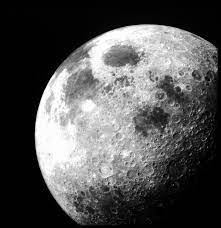
#> input picture images/images/moon.jpg, 221 x 228 px, found by its file name
$ python Laplacian.py   (older library calls are emulated)
#> lines starting #> are read from the running program, lines starting #| are printed output that depends on the picture
import cv2
import numpy as np
import matplotlib.pyplot as plt

def laplacian_operator(image_path):
    # Read the image
#> called with image_path = 'images/moon.jpg'
    image = cv2.imread(image_path, cv2.IMREAD_GRAYSCALE)
#> image is the input picture: shape (228, 221); min 0, max 255, mean 83.3

    # Check if the image is valid
    if image is None:
        print("Unable to read the image.")
        return

    # Apply Laplacian Operator
    laplacian = cv2.Laplacian(image, cv2.CV_64F)
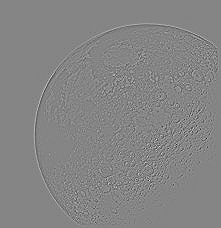
#> laplacian: shape (228, 221) float64; min -534, max 489, mean 0; drawn with min black and max white

    # Display the results
    plt.figure(figsize=(10, 4))

    plt.subplot(1, 2, 1)
    plt.imshow(image, cmap='gray')
    plt.title('Original Image')

    plt.subplot(1, 2, 2)
    plt.imshow(laplacian, cmap='gray')
    plt.title('Laplacian Operator')

    plt.show()
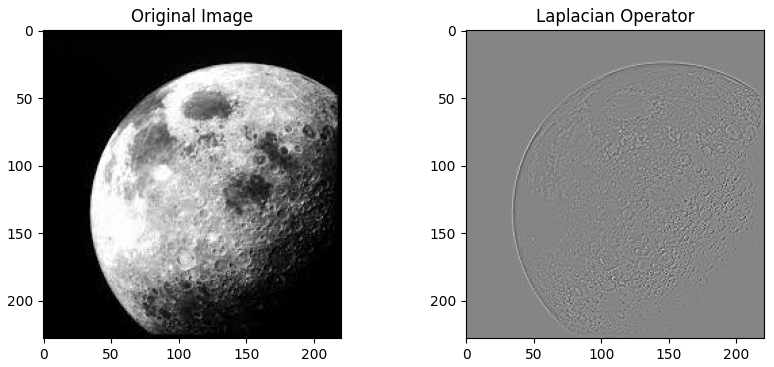
#> figure drawn by matplotlib, 2 panels

# Image path
image_path = 'images/moon.jpg'  # Change the path to your actual image

# Apply Laplacian Operator
laplacian_operator(image_path)

$ run again, with images/images/baby.jpg copied over images/images/moon.jpg
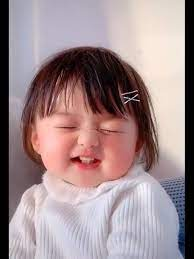
#> input picture images/images/baby.jpg, 194 x 259 px, found by its file name
#> in laplacian_operator, `laplacian = cv2.Laplacian(image, cv2.CV_64F)`:
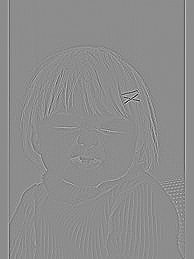
#> laplacian: shape (259, 194) float64; min -512, max 414, mean 0; drawn with min black and max white
#> in laplacian_operator, `plt.show()`:
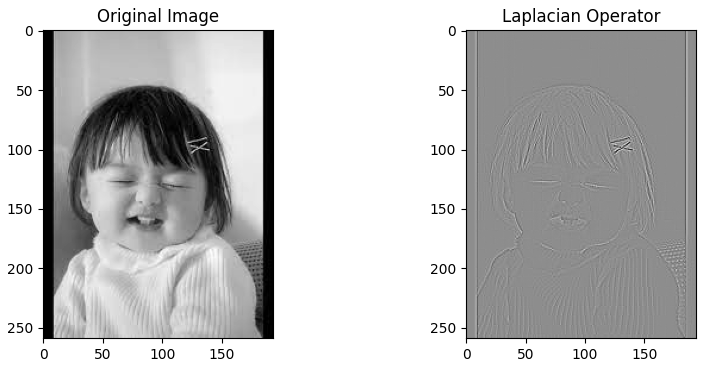
#> figure drawn by matplotlib, 2 panels

$ run again, with images/images/baby2.jpg copied over images/images/moon.jpg
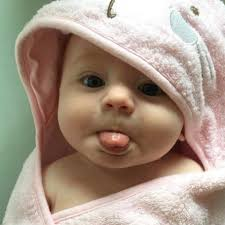
#> input picture images/images/baby2.jpg, 225 x 225 px, found by its file name
#> in laplacian_operator, `laplacian = cv2.Laplacian(image, cv2.CV_64F)`:
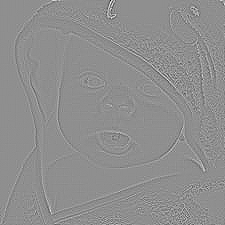
#> laplacian: shape (225, 225) float64; min -322, max 252, mean 0; drawn with min black and max white
#> in laplacian_operator, `plt.show()`:
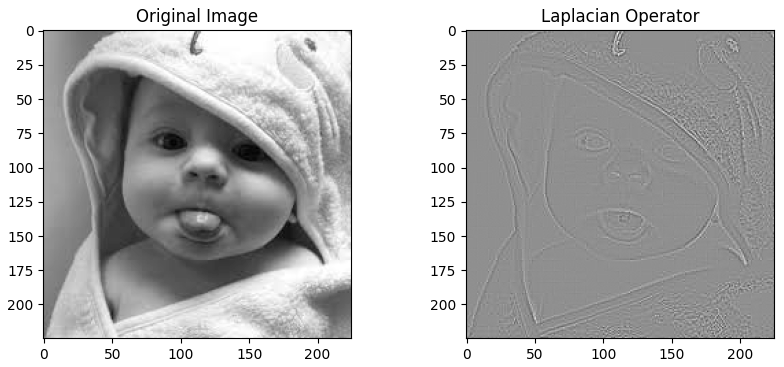
#> figure drawn by matplotlib, 2 panels
